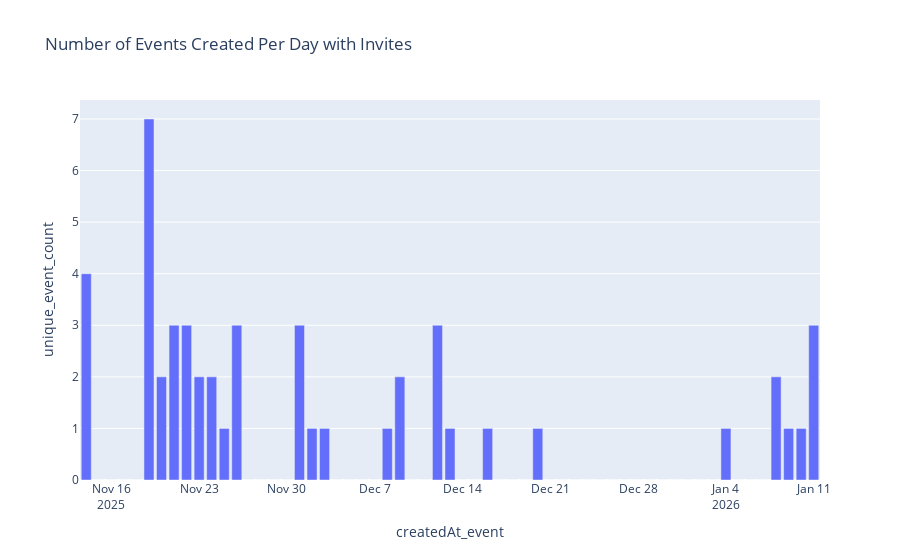

Notebook code for this chart:
### Code cell
#Graph number of events created per day with invites
fig = px.bar(unique_events_per_day, x='createdAt_event', y='unique_event_count', title='Number of Events Created Per Day with Invites')
fig.show()
